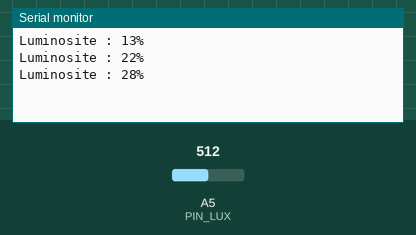
This sketch was run on a simulated Arduino Uno, built with avr-gcc and run on an emulated ATmega328P. Parts: the last lines printed to the serial monitor. Inputs (shaded band) come from the test bench; at power-on: A5 (PIN_LUX) = 512.

Above: at 1.3 s.
1.4 s: A5 (PIN_LUX) set to 306
At 1.9 s:
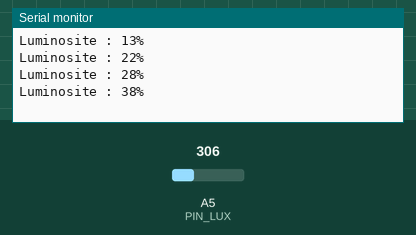
2.9 s: A5 (PIN_LUX) set to 122
At 3.4 s:
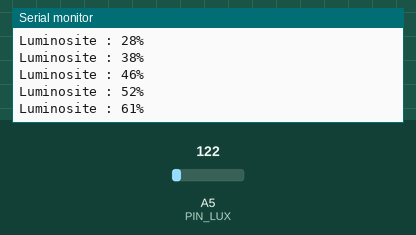
Timing chart, 0 to 5.9 s (numbered marks = the images above; inputs shaded):
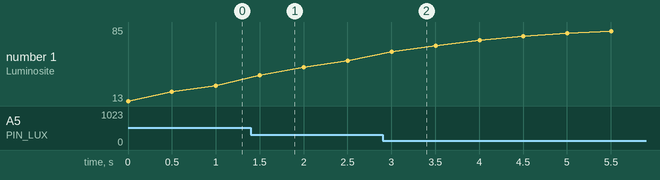

The sketch:

Jarduino_Test_LDR.ino
```cpp
/*******************************************************************/
/*************** The Jarduino Test LDR *****************************/
/*******************************************************************/

#include <LiquidCrystal_I2C.h>                // Ajout de la librairie nécessaire pour l'utilisation de l'écran LCD
#include <Wire.h>                             // Ajout de la librairie nécessaire pour la communication I2C

#define PRINT 1                               // Affichage : LCD(0) - Moniteur série(1)
#define MOY 3                                 // Nombre de valeurs utilisées pour les moyennes de mesures
#define PIN_LUX A5                            // Pin de la photorésistance LDR
#define BACKLIGHT_PIN 3                       // Pin d'alimentation de l'écran LCD
#define I2C_ADDR 0x27                         // Adresse de l'I2C

LiquidCrystal_I2C  lcd(I2C_ADDR, 16, 2);      // Création de l'écran LCD
byte LuxPercent = 1;                          // Déclaration d'une variable pour le pourcentage de lumière

/***************************** INIT ******************************/
void setup() {
  if (PRINT == 1) {
    Serial.begin(9600);                        // Initialisation du moniteur série (Outils/Moniteur série)
    while (!Serial);                           // Attend que le moniteur série soit connecté
  }
  else {
    Wire.begin();                              // Initialisation de l'I2C
    lcd_initialisation();                      // Initialisation de l'écran LCD
    lcd.backlight();                           // Initialisation du rétro-éclairage de l'écran LCD
  }
}
/***************************** FIN INIT **************************/

/***************************** LOOP ******************************/
void loop() {
  int Reading = analogRead(PIN_LUX);                              // Récupérer la valeur du capteur de luminosité
  Reading = map(Reading, 0, 1000, 100, 0);                        // Ramener la valeur entre 0 et 100
  LuxPercent = (Reading + LuxPercent * MOY)/(MOY + 1);            // Moyenner la valeur

  if (PRINT == 1) {                                               // Affichage de la luminosité sur le moniteur série
    Serial.print("Luminosite : ");
    Serial.print(LuxPercent);
    Serial.println("%");
  } else {                                                        // Affichage de la luminosité sur l'écran LCD
    lcd.clear();                                                  // Nettoyage de l'écran
    lcd.setCursor(0, 0);                                          // On place le curseur en haut à gauche de l'écran
    lcd.print("Luminosite : ");                                   // Affichage de la température
    lcd.print(LuxPercent);
    lcd.print("%");
  }
  delay(500);                                                     // Pause de 0,5 seconde
}
/***************************** FIN LOOP **************************/

/****************** LCD INIT *************************************/
void lcd_initialisation() {                           // Fonction d'initlisation de l'écran LCD
  byte error, address;
  byte I2CIC1 = 0x68;

  for (address = 1; address < 127; address++ ) {
    Wire.beginTransmission(address);                  // L'i2c_scanner utilise la valeur de retournée par la fonction Write.endTransmisstion,
    error = Wire.endTransmission();                   // Afin de déterminer si un composant est assigné à l'adresse retourné.
    if (error == 0) {                                 // Si la transmission est un succés et
      if (address != I2CIC1)                          // Si différent de l'I2C alors on change l'adresse.
        lcd.change_address(address);
    }
  }
  lcd.init();                                         // Initialisation de l'écran LCD
}
/****************** FIN LCD INIT *********************************/
```

Measured:
- after the input at 1.4 s, the serial monitor: prints a new line after 0.10 s (image 1)
- plotted number 1: 28 → 52 after the input at 1.4 s, 52 → 85 after the input at 2.9 s
